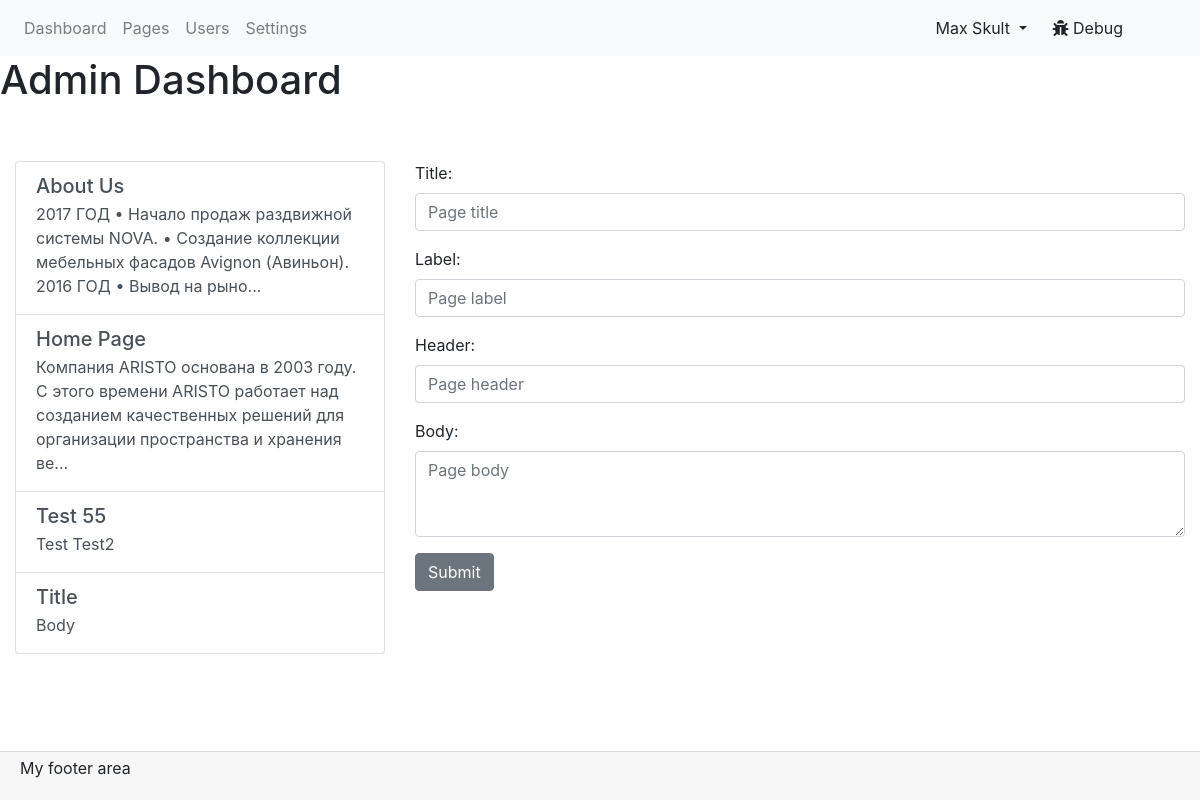
/admin/index.php (signed in), run on the app's committed database.
### tables this page shows
CREATE TABLE `pages` (
  `id` mediumint(9) NOT NULL,
  `user_id` mediumint(9) NOT NULL,
  `label` varchar(100) NOT NULL,
  `title` varchar(200) NOT NULL,
  `header` varchar(300) NOT NULL,
  `body` longtext NOT NULL
);

### admin/index.php (the view, shortened to what this page needs)
<?php
include_once('config/setup.php');
?>
<!DOCTYPE html>
<html lang="en">
<head>
    <?php
    include_once(ROOT_DIR . 'config/css.php');
    ?>
</head>
<body class="d-flex flex-column">
<?php include_once(D_TEMPLATE . '/navigation.php');  ?>
<H1>Admin Dashboard</H1>
<div class="row">
    <div class="col-4">
        <div class="list-group">
            <?php
            $q = "SELECT * FROM pages ORDER BY title";
            $r = mysqli_query($dbc, $q);
            while ($title_list = mysqli_fetch_assoc($r)) { ?>
                <a href="#" class="list-group-item list-group-item-action">
                    <h5 class="mb-1"><?php echo $title_list['title']; ?></h5>
                    <p class="mb-1"><?php echo mb_strimwidth(strip_tags($title_list['body']), 0, 150, "..."); ?></p>
                </a>
            <?php } ?>
        </div>
    </div>
    <div class="col-8">
        <form action="index.php" method="post">
            <div class="form-group">
                <label for="title">Title:</label>
                <input class="form-control" type="text" id="title" name="addtitle" placeholder="Page title " required>
            </div>
            <div class="form-group">
                <label for="label">Label:</label>
                <input class="form-control" type="text" id="label" name="addlabel" placeholder="Page label " required>
            </div>
            <div class="form-group">
                <label for="header">Header:</label>
                <input class="form-control" type="text" id="header" name="addheader" placeholder="Page header "
                       required>
            </div>
            <div class="form-group">
                <label for="body">Body:</label>
                <textarea class="form-control" id="body" name="addbody" rows="3" placeholder="Page body"
                          required></textarea>
            </div>
            <button type="submit" class="btn btn-secondary">Submit</button>
        </form>
    </div>
</div>
<?php include_once(D_TEMPLATE . '/footer.php');  ?>
</body>
</html>

### admin/Config/css.php (style rules this page uses)
html, body { height: 100%; }
.row { margin: auto; }

### data on the page
pages: title "About Us", body "2017 ГОД • Начало продаж раздвижной системы NOVA. • Создание коллекции мебельных фасадов Avignon (Авиньон). 2016 ГОД • Вывод на рыно..."
pages: title "Home Page", body "Компания ARISTO основана в 2003 году. С этого времени ARISTO работает над созданием качественных решений для организации пространства и хранения ве..."
pages: title "Test 55", body "Test Test2"
pages: title "Title", body "Body"

### other printed values
$user['fullname'] "Max Skult"
